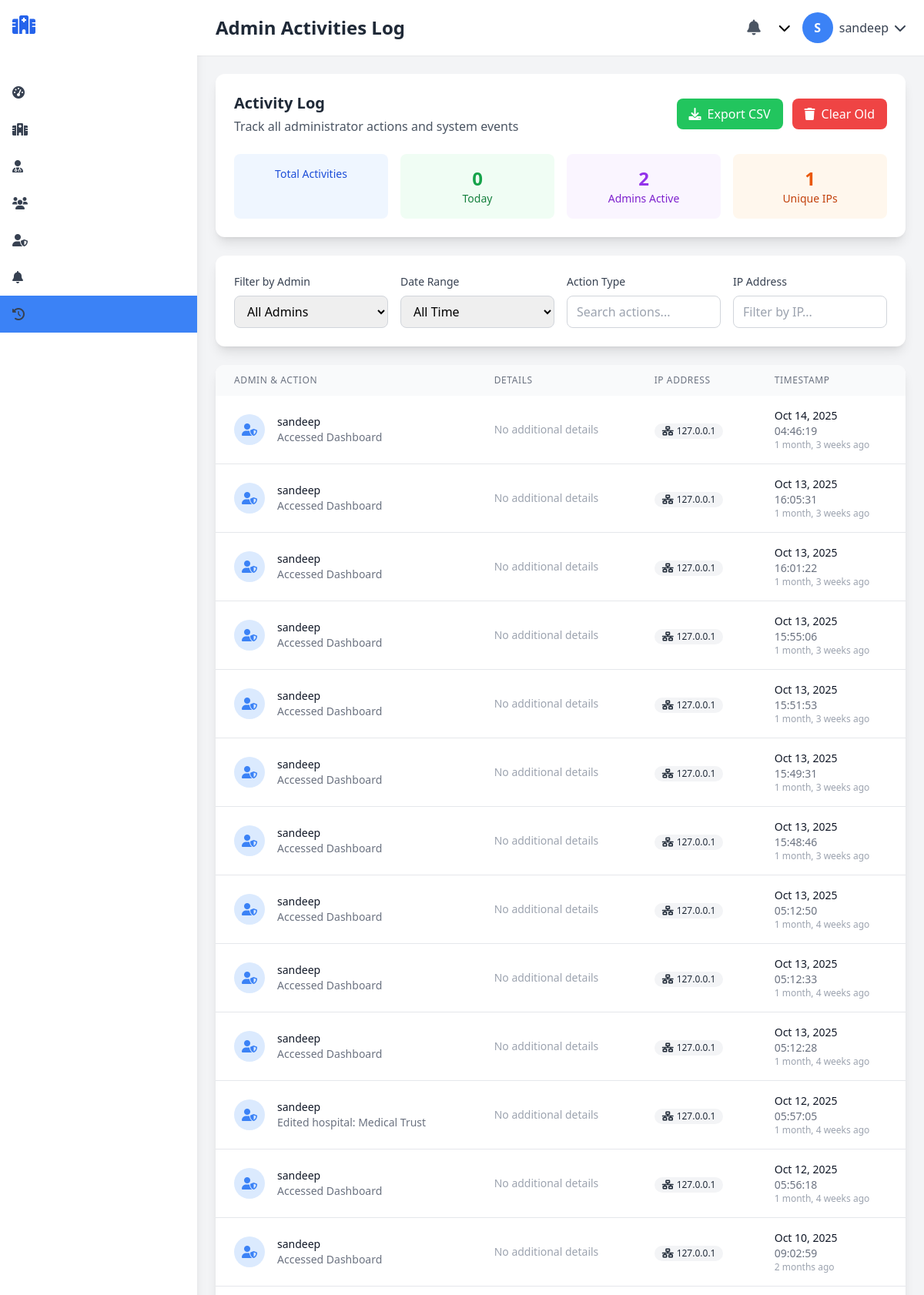
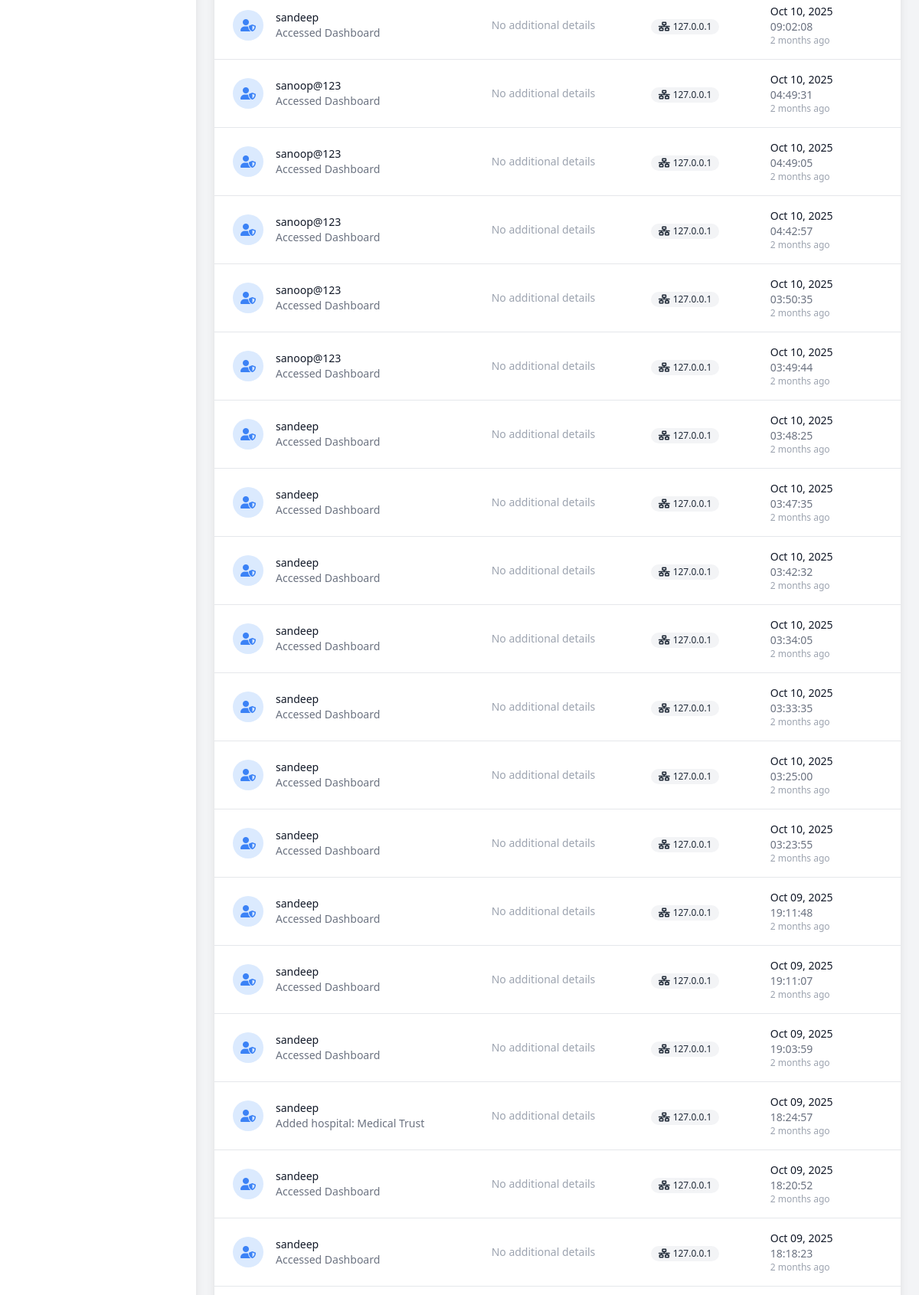
The app's page /admin-dashboard/activities/ (signed in, upper part) with its own data (2 pictures, top to bottom).
### adminapp/models.py (models this page shows, shortened)
class AdminActivity(models.Model):
    admin = models.ForeignKey(User, on_delete=models.CASCADE)
    action = models.CharField(max_length=255)
    details = models.TextField(blank=True)
    ip_address = models.GenericIPAddressField(null=True, blank=True)
    timestamp = models.DateTimeField(auto_now_add=True)
    class Meta:
        verbose_name_plural = "Admin Activities"

### adminapp/views.py (the view)
    def wrapper(request, *args, **kwargs):
        if not request.user.is_authenticated or not request.user.is_staff:
            messages.error(request, "Access denied. Admin privileges required.")
            return redirect('admin_login')
        return view_func(request, *args, **kwargs)

### adminapp/views.py (called while the page is built)
def admin_login_required(view_func):
    def wrapper(request, *args, **kwargs):
        if not request.user.is_authenticated or not request.user.is_staff:
            messages.error(request, "Access denied. Admin privileges required.")
            return redirect('admin_login')
        return view_func(request, *args, **kwargs)
    return wrapper

### adminapp/templates/adminapp/activities/list.html (shortened to what this page needs)
{% extends 'adminapp/base.html' %}
{% block page_title %}Admin Activities Log{% endblock %}
{% block content %}
<div class="max-w-7xl mx-auto">
    <div class="bg-white rounded-xl shadow-lg p-6 mb-6">
        <div class="flex justify-between items-center mb-6">
            <div>
                <h2 class="text-xl font-semibold text-gray-800">Activity Log</h2>
                <p class="text-gray-600 mt-1">Track all administrator actions and system events</p>
            </div>
            <div class="flex space-x-3">
                <button onclick="exportActivities()" class="px-4 py-2 bg-green-500 text-white rounded-lg hover:bg-green-600 transition-colors duration-200 flex items-center space-x-2">
                    <i class="fas fa-download"></i>
                    <span>Export CSV</span>
                </button>
                <button onclick="clearOldActivities()" class="px-4 py-2 bg-red-500 text-white rounded-lg hover:bg-red-600 transition-colors duration-200 flex items-center space-x-2">
                    <i class="fas fa-trash"></i>
                    <span>Clear Old</span>
                </button>
            </div>
        </div>
        <div class="grid grid-cols-2 md:grid-cols-4 gap-4">
            <div class="bg-blue-50 p-4 rounded-lg text-center">
                <div class="text-blue-700 text-sm">Total Activities</div>
            </div>
            <div class="bg-green-50 p-4 rounded-lg text-center">
                <div class="text-2xl font-bold text-green-600">{{ today_count }}</div>
                <div class="text-green-700 text-sm">Today</div>
            </div>
            <div class="bg-purple-50 p-4 rounded-lg text-center">
                <div class="text-2xl font-bold text-purple-600">{{ admin_count }}</div>
                <div class="text-purple-700 text-sm">Admins Active</div>
            </div>
            <div class="bg-orange-50 p-4 rounded-lg text-center">
                <div class="text-2xl font-bold text-orange-600">{{ unique_ips }}</div>
                <div class="text-orange-700 text-sm">Unique IPs</div>
            </div>
        </div>
    </div>
    <div class="bg-white rounded-xl shadow-lg p-6 mb-6">
        <div class="grid grid-cols-1 md:grid-cols-4 gap-4">
            <div>
                <label class="block text-sm font-medium text-gray-700 mb-2">Filter by Admin</label>
                <select id="adminFilter" onchange="filterActivities()" class="w-full px-3 py-2 border border-gray-300 rounded-lg focus:outline-none focus:ring-2 focus:ring-blue-500">
                    <option value="">All Admins</option>
                </select>
            </div>
            <div>
                <label class="block text-sm font-medium text-gray-700 mb-2">Date Range</label>
                <select id="dateFilter" onchange="filterActivities()" class="w-full px-3 py-2 border border-gray-300 rounded-lg focus:outline-none focus:ring-2 focus:ring-blue-500">
                    <option value="all">All Time</option>
                </select>
            </div>
            <div>
                <label class="block text-sm font-medium text-gray-700 mb-2">Action Type</label>
                <input type="text" id="actionFilter" onkeyup="filterActivities()" placeholder="Search actions..."
                       class="w-full px-3 py-2 border border-gray-300 rounded-lg focus:outline-none focus:ring-2 focus:ring-blue-500">
            </div>
            <div>
                <label class="block text-sm font-medium text-gray-700 mb-2">IP Address</label>
                <input type="text" id="ipFilter" onkeyup="filterActivities()" placeholder="Filter by IP..."
                       class="w-full px-3 py-2 border border-gray-300 rounded-lg focus:outline-none focus:ring-2 focus:ring-blue-500">
            </div>
        </div>
    </div>
    <div class="bg-white rounded-xl shadow-lg overflow-hidden">
        {% if activities %}
        <div class="overflow-x-auto">
            <table class="w-full">
                <thead class="bg-gray-50">
                    <tr>
                        <th class="px-6 py-3 text-left text-xs font-medium text-gray-500 uppercase tracking-wider">Admin & Action</th>
                        <th class="px-6 py-3 text-left text-xs font-medium text-gray-500 uppercase tracking-wider">Details</th>
                        <th class="px-6 py-3 text-left text-xs font-medium text-gray-500 uppercase tracking-wider">IP Address</th>
                        <th class="px-6 py-3 text-left text-xs font-medium text-gray-500 uppercase tracking-wider">Timestamp</th>
                    </tr>
                </thead>
                <tbody class="bg-white divide-y divide-gray-200">
                    {% for activity in activities %}
                    <tr class="hover:bg-gray-50 transition-colors duration-200 activity-row"
                        data-admin="{{ activity.admin.id }}"
                        data-action="{{ activity.action|lower }}"
                        data-ip="{{ activity.ip_address|default:'' }}"
                        data-date="{{ activity.timestamp|date:'Y-m-d' }}">
                        <td class="px-6 py-4 whitespace-nowrap">
                            <div class="flex items-center">
                                <div class="w-10 h-10 bg-blue-100 rounded-full flex items-center justify-center flex-shrink-0">
                                    <i class="fas fa-user-shield text-blue-500"></i>
                                </div>
                                <div class="ml-4">
                                    <div class="text-sm font-medium text-gray-900">{{ activity.admin.username }}</div>
                                    <div class="text-sm text-gray-500">{{ activity.action }}</div>
                                </div>
                            </div>
                        </td>
                        <td class="px-6 py-4">
                            <div class="text-sm text-gray-900 max-w-md">
                                {% if activity.details %}
                                {{ activity.details|truncatewords:20 }}
                                {% else %}
                                <span class="text-gray-400">No additional details</span>
                                {% endif %}
                            </div>
                        </td>
                        <td class="px-6 py-4 whitespace-nowrap">
                            {% if activity.ip_address %}
                            <span class="inline-flex items-center px-2.5 py-0.5 rounded-full text-xs font-medium bg-gray-100 text-gray-800">
                                <i class="fas fa-network-wired mr-1"></i>
                                {{ activity.ip_address }}
                            </span>
                            {% else %}
                            <span class="text-gray-400 text-sm">N/A</span>
                            {% endif %}
                        </td>
                        <td class="px-6 py-4 whitespace-nowrap">
                            <div class="text-sm text-gray-900">{{ activity.timestamp|date:"M d, Y" }}</div>
                            <div class="text-sm text-gray-500">{{ activity.timestamp|date:"H:i:s" }}</div>
                            <div class="text-xs text-gray-400">{{ activity.timestamp|timesince }} ago</div>
                        </td>
                    </tr>
                    {% endfor %}
                </tbody>
            </table>
        </div>
        {% endif %}
    </div>
</div>
{% endblock %}

### adminapp/templates/adminapp/base.html (shortened to what this page needs)
<!DOCTYPE html>
<html lang="en">
<head>
    <script src="https://cdn.tailwindcss.com"></script>
    <link rel="stylesheet" href="https://cdnjs.cloudflare.com/ajax/libs/font-awesome/6.0.0/css/all.min.css">
</head>
<body class="bg-gray-100">
    <div class="flex h-screen">
        <div class="sidebar bg-white shadow-lg w-20 hover:w-64 overflow-hidden transition-all duration-300">
            <div class="p-4">
                <div class="flex items-center space-x-4">
                    <i class="fas fa-hospital text-2xl text-blue-600"></i>
                </div>
            </div>
            <nav class="mt-8">
                <a href="{% url 'admin_dashboard' %}"
                    class="flex items-center px-4 py-3 text-gray-700 hover:bg-blue-50 hover:text-blue-600 transition-colors duration-200 {% if request.resolver_match.url_name == 'admin_dashboard' %}active-nav{% endif %}">
                    <i class="fas fa-tachometer-alt w-6"></i>
                </a>
                <a href="{% url 'hospital_list' %}"
                    class="flex items-center px-4 py-3 text-gray-700 hover:bg-blue-50 hover:text-blue-600 transition-colors duration-200 {% if 'hospital' in request.resolver_match.url_name %}active-nav{% endif %}">
                    <i class="fas fa-hospital-alt w-6"></i>
                </a>
                <a href="{% url 'doctor_list' %}"
                    class="flex items-center px-4 py-3 text-gray-700 hover:bg-blue-50 hover:text-blue-600 transition-colors duration-200 {% if 'doctor' in request.resolver_match.url_name %}active-nav{% endif %}">
                    <i class="fas fa-user-md w-6"></i>
                </a>
                <a href="{% url 'user_list' %}"
                    class="flex items-center px-4 py-3 text-gray-700 hover:bg-blue-50 hover:text-blue-600 transition-colors duration-200 ">
                    <i class="fas fa-users w-6"></i>
                </a>
                <a href="{% url 'admin_list' %}"
                    class="flex items-center px-4 py-3 text-gray-700 hover:bg-blue-50 hover:text-blue-600 transition-colors duration-200 ">
                    <i class="fas fa-user-shield w-6"></i>
                </a>
                <a href="{% url 'notification_list' %}"
                    class="flex items-center px-4 py-3 text-gray-700 hover:bg-blue-50 hover:text-blue-600 transition-colors duration-200 {% if 'notification' in request.resolver_match.url_name %}active-nav{% endif %}">
                    <i class="fas fa-bell w-6"></i>
                </a>
                <a href="{% url 'activity_list' %}"
                    class="flex items-center px-4 py-3 text-gray-700 hover:bg-blue-50 hover:text-blue-600 transition-colors duration-200 {% if 'activity' in request.resolver_match.url_name %}active-nav{% endif %}">
                    <i class="fas fa-history w-6"></i>
                </a>
            </nav>
        </div>
        <div class="flex-1 overflow-auto">
            <header class="bg-white shadow-sm">
                <div class="flex justify-between items-center px-6 py-4">
                    <h1 class="text-2xl font-semibold text-gray-800">{% block page_title %}Dashboard{% endblock %}</h1>
                    <div class="flex items-center space-x-4">
                        <div class="relative">
                            <a href="{% url 'notification_list' %}"
                                class="p-2 text-gray-600 hover:text-blue-600 transition-colors duration-200">
                                <i class="fas fa-bell text-xl"></i>
                            </a>
                        </div>
                        <div class="relative group">
                            <i class="fas fa-chevron-down cursor-pointer"></i>
                        </div>
                        <div class="relative">
                            <div class="flex items-center space-x-2 text-gray-700">
                                <div
                                    class="w-10 h-10 bg-blue-500 rounded-full flex items-center justify-center text-white font-semibold">
                                    {{ request.user.username|first|upper }}
                                </div>
                                <span>{{ request.user.username }}</span>
                                <div class="relative group">
                                    <i class="fas fa-chevron-down cursor-pointer"></i>
                                </div>
                            </div>
                        </div>
                    </div>
                </div>
            </header>
            <main class="p-6">
                {% block content %}{% endblock %}
            </main>
        </div>
    </div>
</body>
</html>

### adminapp/templates/adminapp/base.html (style rules this page uses)
.sidebar { transition: width 0.3s ease; }
.active-nav { background-color: #3b82f6; color: white; }

### records on screen
AdminActivity: admin.username "sandeep", action "Accessed Dashboard", details "No additional details", ip_address "127.0.0.1", timestamp "Oct 14, 2025", timestamp "04:46:19", timestamp "1 month, 3 weeks"
AdminActivity: admin.username "sandeep", action "Accessed Dashboard", details "No additional details", ip_address "127.0.0.1", timestamp "Oct 13, 2025", timestamp "16:05:31", timestamp "1 month, 3 weeks"
AdminActivity: admin.username "sandeep", action "Accessed Dashboard", details "No additional details", ip_address "127.0.0.1", timestamp "Oct 13, 2025", timestamp "16:01:22", timestamp "1 month, 3 weeks"
AdminActivity: admin.username "sandeep", action "Accessed Dashboard", details "No additional details", ip_address "127.0.0.1", timestamp "Oct 13, 2025", timestamp "15:55:06", timestamp "1 month, 3 weeks"
AdminActivity: admin.username "sandeep", action "Accessed Dashboard", details "No additional details", ip_address "127.0.0.1", timestamp "Oct 13, 2025", timestamp "15:51:53", timestamp "1 month, 3 weeks"
AdminActivity: admin.username "sandeep", action "Accessed Dashboard", details "No additional details", ip_address "127.0.0.1", timestamp "Oct 13, 2025", timestamp "15:49:31", timestamp "1 month, 3 weeks"
AdminActivity: admin.username "sandeep", action "Accessed Dashboard", details "No additional details", ip_address "127.0.0.1", timestamp "Oct 13, 2025", timestamp "15:48:46", timestamp "1 month, 3 weeks"
AdminActivity: admin.username "sandeep", action "Accessed Dashboard", details "No additional details", ip_address "127.0.0.1", timestamp "Oct 13, 2025", timestamp "05:12:50", timestamp "1 month, 4 weeks"
AdminActivity: admin.username "sandeep", action "Accessed Dashboard", details "No additional details", ip_address "127.0.0.1", timestamp "Oct 13, 2025", timestamp "05:12:33", timestamp "1 month, 4 weeks"
AdminActivity: admin.username "sandeep", action "Accessed Dashboard", details "No additional details", ip_address "127.0.0.1", timestamp "Oct 13, 2025", timestamp "05:12:28", timestamp "1 month, 4 weeks"
AdminActivity: admin.username "sandeep", action "Edited hospital: Medical Trust", details "No additional details", ip_address "127.0.0.1", timestamp "Oct 12, 2025", timestamp "05:57:05", timestamp "1 month, 4 weeks"
AdminActivity: admin.username "sandeep", action "Accessed Dashboard", details "No additional details", ip_address "127.0.0.1", timestamp "Oct 12, 2025", timestamp "05:56:18", timestamp "1 month, 4 weeks"
AdminActivity: admin.username "sandeep", action "Accessed Dashboard", details "No additional details", ip_address "127.0.0.1", timestamp "Oct 10, 2025", timestamp "09:02:59", timestamp "2 months"
AdminActivity: admin.username "sandeep", action "Accessed Dashboard", details "No additional details", ip_address "127.0.0.1", timestamp "Oct 10, 2025", timestamp "09:02:08", timestamp "2 months"
AdminActivity: admin.username "sanoop@123", action "Accessed Dashboard", details "No additional details", ip_address "127.0.0.1", timestamp "Oct 10, 2025", timestamp "04:49:31", timestamp "2 months"
AdminActivity: admin.username "sanoop@123", action "Accessed Dashboard", details "No additional details", ip_address "127.0.0.1", timestamp "Oct 10, 2025", timestamp "04:49:05", timestamp "2 months"
AdminActivity: admin.username "sanoop@123", action "Accessed Dashboard", details "No additional details", ip_address "127.0.0.1", timestamp "Oct 10, 2025", timestamp "04:42:57", timestamp "2 months"
AdminActivity: admin.username "sanoop@123", action "Accessed Dashboard", details "No additional details", ip_address "127.0.0.1", timestamp "Oct 10, 2025", timestamp "03:50:35", timestamp "2 months"
AdminActivity: admin.username "sanoop@123", action "Accessed Dashboard", details "No additional details", ip_address "127.0.0.1", timestamp "Oct 10, 2025", timestamp "03:49:44", timestamp "2 months"
AdminActivity: admin.username "sandeep", action "Accessed Dashboard", details "No additional details", ip_address "127.0.0.1", timestamp "Oct 10, 2025", timestamp "03:48:25", timestamp "2 months"
AdminActivity: admin.username "sandeep", action "Accessed Dashboard", details "No additional details", ip_address "127.0.0.1", timestamp "Oct 10, 2025", timestamp "03:47:35", timestamp "2 months"
AdminActivity: admin.username "sandeep", action "Accessed Dashboard", details "No additional details", ip_address "127.0.0.1", timestamp "Oct 10, 2025", timestamp "03:42:32", timestamp "2 months"
AdminActivity: admin.username "sandeep", action "Accessed Dashboard", details "No additional details", ip_address "127.0.0.1", timestamp "Oct 10, 2025", timestamp "03:34:05", timestamp "2 months"
AdminActivity: admin.username "sandeep", action "Accessed Dashboard", details "No additional details", ip_address "127.0.0.1", timestamp "Oct 10, 2025", timestamp "03:33:35", timestamp "2 months"
AdminActivity: admin.username "sandeep", action "Accessed Dashboard", details "No additional details", ip_address "127.0.0.1", timestamp "Oct 10, 2025", timestamp "03:25:00", timestamp "2 months"
AdminActivity: admin.username "sandeep", action "Accessed Dashboard", details "No additional details", ip_address "127.0.0.1", timestamp "Oct 10, 2025", timestamp "03:23:55", timestamp "2 months"
AdminActivity: admin.username "sandeep", action "Accessed Dashboard", details "No additional details", ip_address "127.0.0.1", timestamp "Oct 09, 2025", timestamp "19:11:48", timestamp "2 months"
AdminActivity: admin.username "sandeep", action "Accessed Dashboard", details "No additional details", ip_address "127.0.0.1", timestamp "Oct 09, 2025", timestamp "19:11:07", timestamp "2 months"
AdminActivity: admin.username "sandeep", action "Accessed Dashboard", details "No additional details", ip_address "127.0.0.1", timestamp "Oct 09, 2025", timestamp "19:03:59", timestamp "2 months"
AdminActivity: admin.username "sandeep", action "Added hospital: Medical Trust", details "No additional details", ip_address "127.0.0.1", timestamp "Oct 09, 2025", timestamp "18:24:57", timestamp "2 months"
AdminActivity: admin.username "sandeep", action "Accessed Dashboard", details "No additional details", ip_address "127.0.0.1", timestamp "Oct 09, 2025", timestamp "18:20:52", timestamp "2 months"
AdminActivity: admin.username "sandeep", action "Accessed Dashboard", details "No additional details", ip_address "127.0.0.1", timestamp "Oct 09, 2025", timestamp "18:18:23", timestamp "2 months"

### other values on screen
{{ request.user.username|first|upper }} "S"
{{ request.user.username }} "sandeep"
{{ today_count }} "0"
{{ admin_count }} "2"
{{ unique_ips }} "1"
